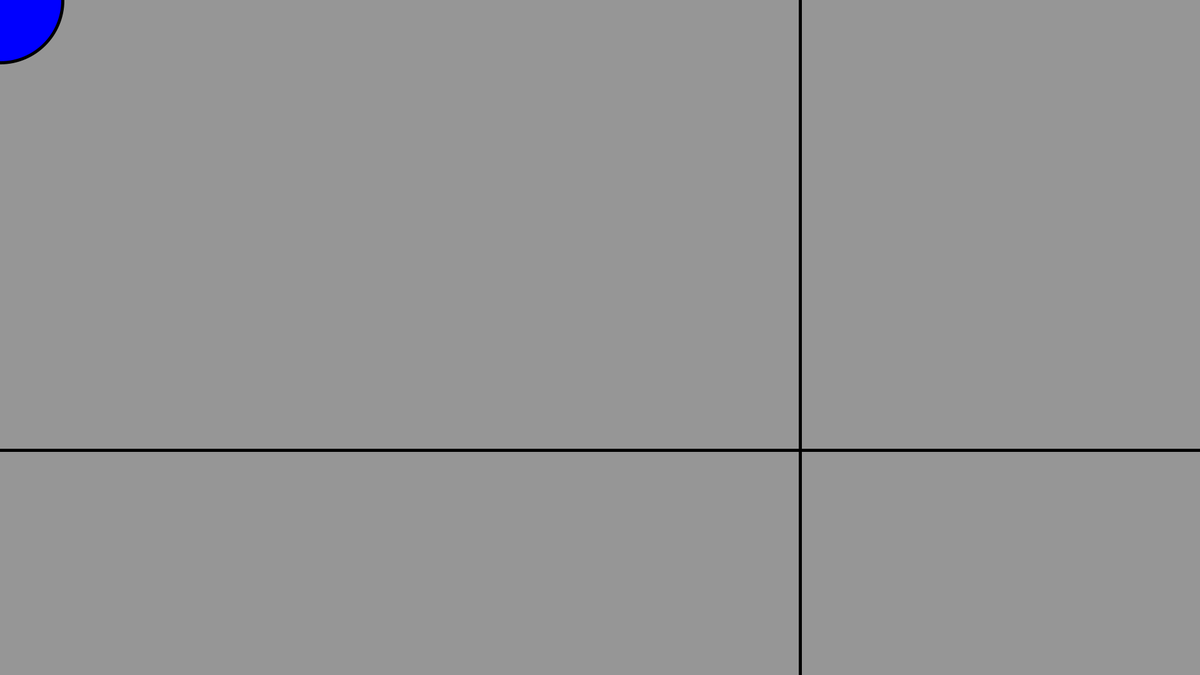
Frame 1 (no input)
Frame 60 (the mouse pressed at the canvas centre just before this capture): identical to frame 1, image omitted
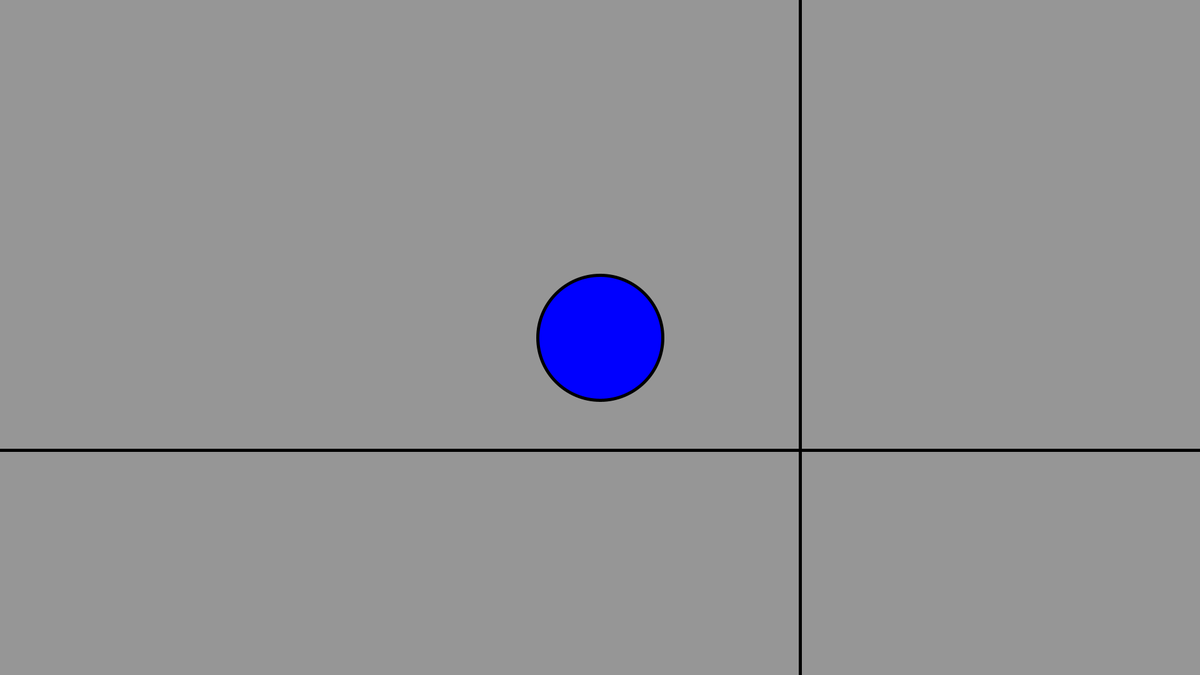
Frame 120 (the mouse held since frame 60 and released just before this capture)

The Processing sketch that drew these frames (run headless with seeded random() and noise(); from frame 60 on, the mouse is pressed at the canvas centre):

// Processing sketch: Conditionals_OROperator
// ── Conditionals_OROperator.pde
/*Conditionals_OROperator.pde
Author: Alexandros Lotsos
Summary: A demo showing how to use the OR logical operator to establish offset
zones that will tweak the fill color of the sketch when moused over. Will draw
*/

void setup(){
  size(1920, 1080);
  background(150);
}

void draw(){
  background(150);
  
  //draw the zone lines
  strokeWeight(5);
  line(2*width/3, 0, 2*width/3, height);
  line(0, 2*height/3, width, 2*height/3);
  
  //pick the appropriate color based on (x,y) coordinates
  if(mouseX > 2*width/3 && mouseY > 2*height/3){
    fill(255, 0, 0);
  }else if(mouseX > 2*width/3 || mouseY > 2*height/3){
    fill(255, 255, 0);
  }else{
    fill(0, 0, 255);
  }
  
  //draw the ellipse with the fill above
  ellipse(mouseX, mouseY, 200, 200);
}
